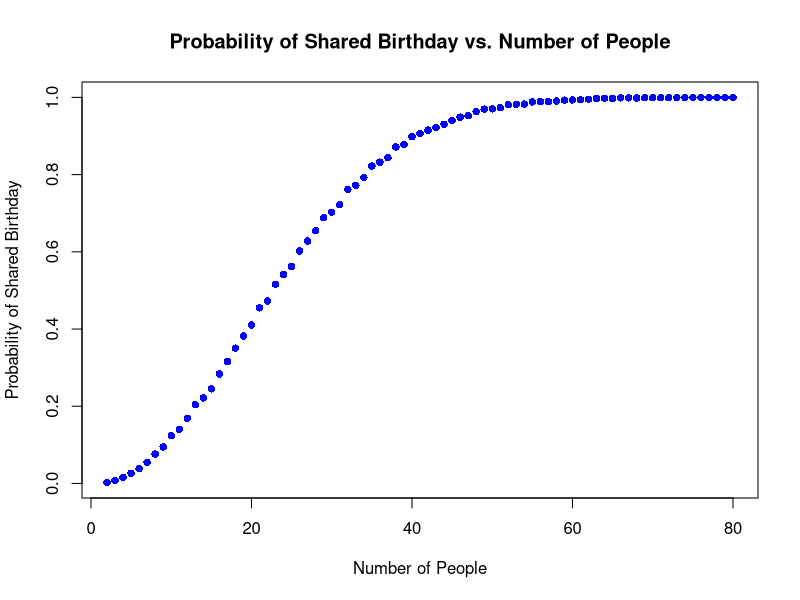

R code for this plot:
## ---- chunk 1
birthday <- function(n_sim, n_pop) {
  
  # 1) Store all the simulations in a matrix
  store_matrix <- matrix(sample(1:365, n_sim * n_pop, replace = TRUE), nrow = n_pop, ncol = n_sim)
  store_matrix <- apply(store_matrix, 2, sort)
  
  # 2) create a vector of length equal to the number of simulations,
  #    to be filled with 1 and 0
  counter <- numeric(n_sim)
  
  for (i in seq_along(counter)) {
    # check each simulation with the next one, as we sorted before
    if (anyDuplicated(store_matrix[, i])) {
      counter[i] <- 1
    }
  }
  
  # 3) probability = sum of 1's / length(counter)
  prob <- mean(counter)
  prob
}

#---------------------------------------

# Test
n <- 2:80
p <- sapply(n, function(x) birthday(10000, x))

plot(n, p, type = "p", col = "blue", pch = 16, xlab = "Number of People", ylab = "Probability of Shared Birthday")
title("Probability of Shared Birthday vs. Number of People")
